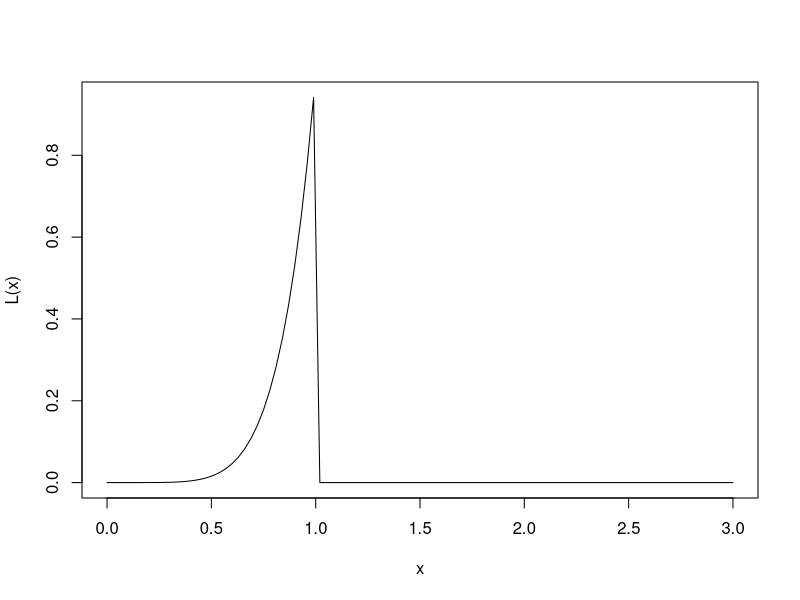

The R source for this figure:
## Suppose we observe the data vector
x <- c(3,1,4,3,5,7)
n <- length(x)
L <- function(theta) theta^n * ifelse(min(x) > theta,1,0)
curve(L,0,3)
